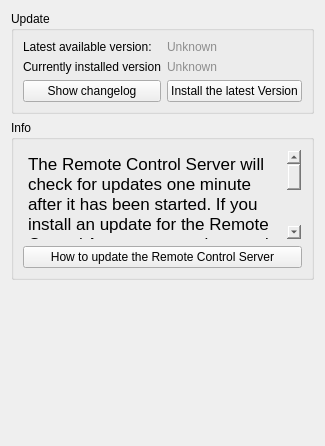
      <widget class="QWidget" name="updateTab">
       <attribute name="title">
        <string>Update</string>
       </attribute>
       <layout class="QVBoxLayout" name="verticalLayout_8">
        <item>
         <widget class="QGroupBox" name="groupBox_18">
          <property name="title">
           <string>Update</string>
          </property>
          <layout class="QGridLayout" name="gridLayout_19">
           <item row="0" column="0">
            <widget class="QLabel" name="label_32">
             <property name="text">
              <string>Latest available version:</string>
             </property>
            </widget>
           </item>
           <item row="0" column="1">
            <widget class="QLabel" name="updateLatestVersion">
             <property name="styleSheet">
              <string notr="true">color: rgb(142, 142, 142);</string>
             </property>
             <property name="frameShadow">
              <enum>QFrame::Plain</enum>
             </property>
             <property name="text">
              <string>Unknown</string>
             </property>
            </widget>
           </item>
           <item row="1" column="0">
            <widget class="QLabel" name="label_31">
             <property name="text">
              <string>Currently installed version</string>
             </property>
            </widget>
           </item>
           <item row="1" column="1">
            <widget class="QLabel" name="updateInstalledVersion">
             <property name="styleSheet">
              <string notr="true">color: rgb(142, 142, 142);</string>
             </property>
             <property name="frameShadow">
              <enum>QFrame::Plain</enum>
             </property>
             <property name="text">
              <string>Unknown</string>
             </property>
            </widget>
           </item>
           <item row="2" column="0">
            <widget class="QPushButton" name="updateShowChangelog">
             <property name="text">
              <string>Show changelog</string>
             </property>
            </widget>
           </item>
           <item row="2" column="1">
            <widget class="QPushButton" name="updateInstall">
             <property name="text">
              <string>Install the latest Version</string>
             </property>
            </widget>
           </item>
          </layout>
         </widget>
        </item>
        <item>
         <widget class="QGroupBox" name="groupBox_19">
          <property name="title">
           <string>Info</string>
          </property>
          <layout class="QVBoxLayout" name="verticalLayout_7">
           <item>
            <widget class="QTextBrowser" name="textBrowser_7">
             <property name="maximumSize">
              <size>
               <width>16777215</width>
               <height>91</height>
              </size>
             </property>
             <property name="styleSheet">
              <string notr="true">background-color: rgba(255, 255, 255, 0);</string>
             </property>
             <property name="html">
              <string>&lt;!DOCTYPE HTML PUBLIC &quot;-//W3C//DTD HTML 4.0//EN&quot; &quot;http://www.w3.org/TR/REC-html40/strict.dtd&quot;&gt;
&lt;html&gt;&lt;head&gt;&lt;meta name=&quot;qrichtext&quot; content=&quot;1&quot; /&gt;&lt;style type=&quot;text/css&quot;&gt;
p, li { white-space: pre-wrap; }
&lt;/style&gt;&lt;/head&gt;&lt;body style=&quot; font-family:'.Helvetica Neue DeskInterface'; font-size:13pt; font-weight:400; font-style:normal;&quot;&gt;
&lt;p style=&quot; margin-top:0px; margin-bottom:0px; margin-left:0px; margin-right:0px; -qt-block-indent:0; text-indent:0px;&quot;&gt;The Remote Control Server will check for updates one minute after it has been started. If you install an update for the Remote Control App, you may also need to update the Remote Control Server or added features won't work properly.&lt;/p&gt;
&lt;p style=&quot;-qt-paragraph-type:empty; margin-top:0px; margin-bottom:0px; margin-left:0px; margin-right:0px; -qt-block-indent:0; text-indent:0px;&quot;&gt;&lt;br /&gt;&lt;/p&gt;
&lt;p style=&quot; margin-top:0px; margin-bottom:0px; margin-left:0px; margin-right:0px; -qt-block-indent:0; text-indent:0px;&quot;&gt;If you have any issues, follow this guide.&lt;/p&gt;&lt;/body&gt;&lt;/html&gt;</string>
             </property>
            </widget>
           </item>
           <item>
            <widget class="QPushButton" name="updateHelp">
             <property name="text">
              <string>How to update the Remote Control Server</string>
             </property>
            </widget>
           </item>
          </layout>
         </widget>
        </item>
        <item>
         <spacer name="verticalSpacer_10">
          <property name="orientation">
           <enum>Qt::Vertical</enum>
          </property>
          <property name="sizeHint" stdset="0">
           <size>
            <width>20</width>
            <height>155</height>
           </size>
          </property>
         </spacer>
        </item>
       </layout>
      </widget>
